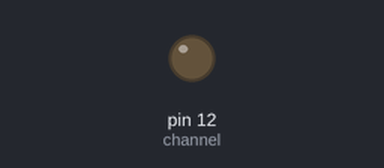
A program run on a simulated Raspberry Pi (header pin numbers). On the bench: output pins drawn as LEDs (lit = HIGH).

Above: at 0.05 s.
At 0.95 s:
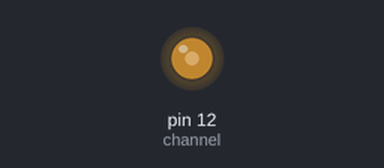
At 1.9 s:
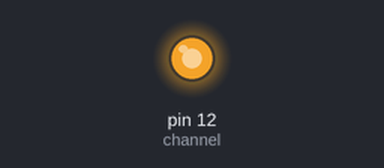
At 3.8 s:
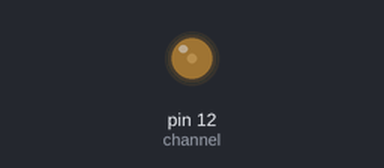
Timing chart, 0 to 5.5 s (numbered marks = the images above):
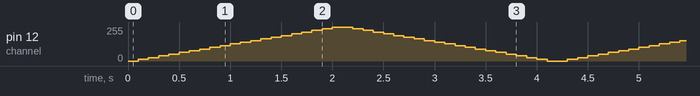

The program:

led_fade.py
```python
import time
import RPi.GPIO as GPIO

# Setting pins board mode
GPIO.setmode(GPIO.BOARD) # or GPIO.setmode(GPIO.BCM)
# Disable warnings
GPIO.setwarnings(False)

# Setup channels
channel = 12
GPIO.setup(channel, GPIO.OUT, initial=GPIO.LOW)
p = GPIO.PWM(channel, 50) # channel=12 frequency=50Hz
p.start(0)
try:
    while True:
        for dc in range(0, 101, 5):
            p.ChangeDutyCycle(dc)
            time.sleep(0.1)
        for dc in range(100, -1, -5):
            p.ChangeDutyCycle(dc)
            time.sleep(0.1)

except KeyboardInterrupt:
    p.stop()
    GPIO.cleanup()
```
